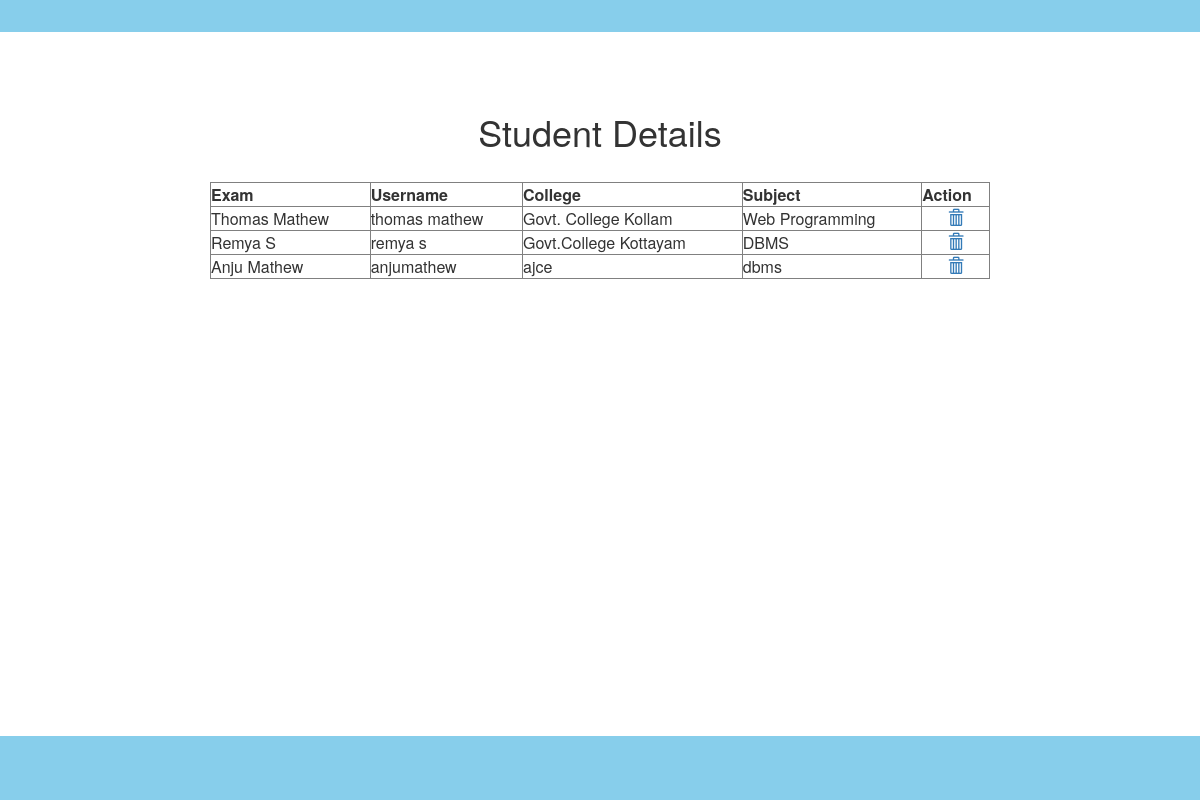
The app's page /viewteacher.php with its own data.
### tables this page shows
CREATE TABLE `reg` (
  `id` int(11) NOT NULL,
  `loginid` varchar(100) NOT NULL,
  `name` varchar(100) NOT NULL,
  `email` varchar(100) NOT NULL,
  `mobile` varchar(10) NOT NULL,
  `approve` int(100) NOT NULL
);

CREATE TABLE `teacher` (
  `tid` int(11) NOT NULL,
  `loginid` varchar(100) NOT NULL,
  `sub` varchar(100) NOT NULL,
  `col` varchar(100) NOT NULL,
  `file` varchar(100) NOT NULL,
  `approve` int(10) NOT NULL
);

### viewteacher.php (the view, shortened to what this page needs)
<?php
include 'co.php';
?>
 <!DOCTYPE html>
<html>
<head>
  <link rel="stylesheet" href="https://maxcdn.bootstrapcdn.com/bootstrap/3.3.7/css/bootstrap.min.css">
</head>
<body>
<?php
$sql="SELECT * FROM reg join login ON login.loginid = reg.loginid join teacher ON login.loginid = teacher.loginid" ;
$run=mysqli_query($con,$sql);
?><br><br><br>
<center><h1>Student Details</h1><br>
<table border="1" width="65%" align="center" bgcolor="yellow">
	<th>Exam</th>
	<th>Username</th>
	<th>College</th>
	<th>Subject</th>
	<th>Action</th>
<?php
while($row=mysqli_fetch_array($run))
{
?>
<tr>
<td ><?php echo $row['name'];?></td>
<td ><?php echo $row['uname'];?></td>
<td ><?php echo $row['col'];?></td>
<td ><?php echo $row['sub'];?></td>
<td align="center"><a title="Delete User" href="update.php?demail='.$email.'"><b><span class="glyphicon glyphicon-trash" aria-hidden="true"></span></b></a></td>
</tr>
<?php
}
?>
</table></center>
</body>
</html>

### records on screen
reg: name "Thomas Mathew", loginid.uname "thomas mathew", teacher.col "Govt. College Kollam", teacher.sub "Web Programming"
reg: name "Remya S", loginid.uname "remya s", teacher.col "Govt.College Kottayam", teacher.sub "DBMS"
reg: name "Anju Mathew", loginid.uname "anjumathew", teacher.col "ajce", teacher.sub "dbms"
